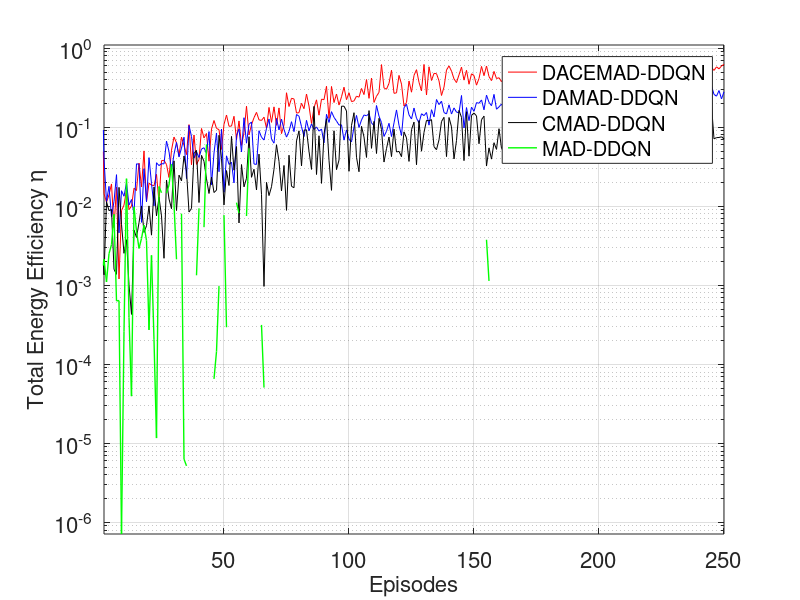

Recreate this plot in MATLAB.
clc
clear all



ee_10Uavs_dacemad = dlmread('ee_m50_congested_dacemad.dat');
ee_10Uavs_damad = dlmread('ee_m50_congested_damad.dat');
ee_10Uavs_mad = dlmread('ee_M50_congested_mad.dat');
ee_10Uavs_cmad = dlmread('ee_M50_congested_cmad.dat');

figure;
a1 = axes();
epi = 1:1:length(ee_10Uavs_dacemad);

%plot(epi, percentage_cov, 'b-')
semilogy(epi, ee_10Uavs_dacemad, 'r-', epi, ee_10Uavs_damad, 'b-', epi, ee_10Uavs_cmad, 'k-', epi, ee_10Uavs_mad, 'g-', 'Linewidth', 1)
%semilogy(epi_ddpg, energy_ddpg_train, 'k:', 'Linewidth', 1)
set(gca, 'FontSize', 16)
legend('DACEMAD-DDQN', 'DAMAD-DDQN', 'CMAD-DDQN', 'MAD-DDQN', 'location', 'best');
%legend('Deployed Vehicles','Covered Vehicles', 'location', 'best');
xlabel('Episodes','Fontsize',16);
ylabel('Total Energy Efficiency \eta','Fontsize',16);
axis([2 length(ee_10Uavs_dacemad) 0.0 1.1])
grid on;

% a2 = axes();
% a2.Position = [0.600 0.3400 0.25 0.2]; 
% %a2.Position = [0.3200 0.6600 0.2 0.2]; % xlocation, ylocation, xsize, ysize
% plot((220:250), ee_10Uavs_dacemad(220:250), 'r-', (220:250), ee_10Uavs_damad(220:250), 'b-', (220:250), ee_10Uavs_cmad(220:250), 'k-', (220:250), ee_10Uavs_mad(220:250), 'g-', 'Linewidth', 1); axis tight
% set(gca, 'FontSize', 10)
